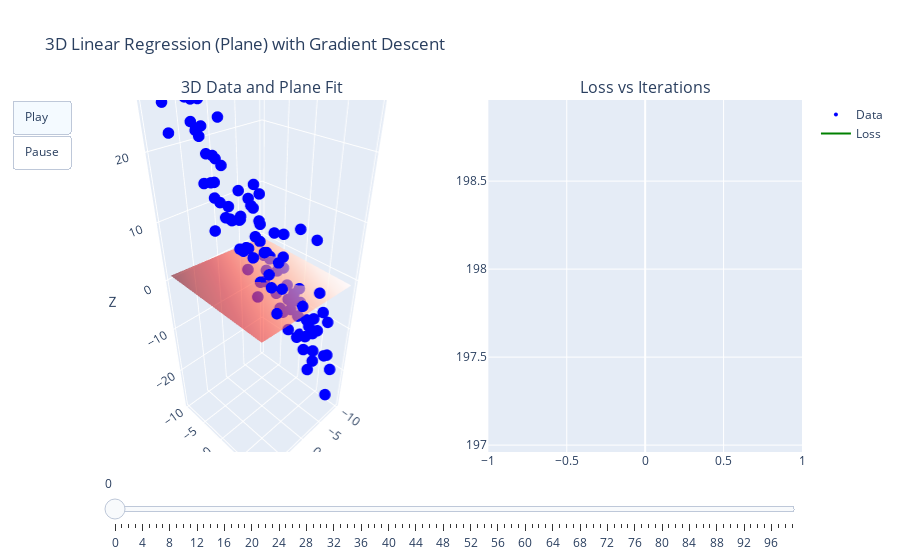

Source (notebook cell):
### Code cell
import numpy as np
import plotly.graph_objects as go
from plotly.subplots import make_subplots

# ----------------------------
# Data Generation
# ----------------------------
def generate_data(a=2, b=1, c=5, n=100, noise=5, seed=42):
    np.random.seed(seed)
    X = np.random.uniform(-10, 10, n)
    Y = np.random.uniform(-10, 10, n)
    Z = a * X + b * Y + c + np.random.randn(n) * noise
    return X, Y, Z

# ----------------------------
# Gradient Descent for Plane z = a*x + b*y + c
# ----------------------------
def gradient_descent(X, Y, Z, lr=0.0001, iters=100, init_a=0, init_b=0, init_c=0):
    a, b, c = init_a, init_b, init_c
    n = len(Z)
    losses, params = [], []

    for _ in range(iters):
        Z_pred = a * X + b * Y + c
        error = Z_pred - Z

        # Gradients
        da = (2/n) * np.dot(error, X)
        db = (2/n) * np.dot(error, Y)
        dc = (2/n) * np.sum(error)

        a -= lr * da
        b -= lr * db
        c -= lr * dc

        loss = np.mean(error**2)
        losses.append(loss)
        params.append((a, b, c))
    return params, losses

# ----------------------------
# Parameters
# ----------------------------
true_a, true_b, true_c = 2, -1, 5
noise = 5
n_points = 100
lr = 0.0005
iterations = 100
init_a, init_b, init_c = 0, 0, 0

# Generate data
X, Y, Z = generate_data(a=true_a, b=true_b, c=true_c,
                        n=n_points, noise=noise)
params, losses = gradient_descent(X, Y, Z, lr=lr, iters=iterations,
                                  init_a=init_a, init_b=init_b, init_c=init_c)

# Mesh grid for plane plotting
xx, yy = np.meshgrid(np.linspace(min(X), max(X), 20),
                     np.linspace(min(Y), max(Y), 20))

# ----------------------------
# Initial figure setup
# ----------------------------
fig = make_subplots(rows=1, cols=2,
                    specs=[[{"type": "scene"}, {"type": "xy"}]],
                    subplot_titles=("3D Data and Plane Fit", "Loss vs Iterations"))

# Static scatter (trace 0)
fig.add_trace(go.Scatter3d(x=X, y=Y, z=Z, mode='markers',
                           marker=dict(size=4, color='blue'), name="Data"),
              row=1, col=1)

# Dummy plane (trace 1)
zz0 = params[0][0] * xx + params[0][1] * yy + params[0][2]
fig.add_trace(go.Surface(x=xx, y=yy, z=zz0, colorscale="Reds",
                         opacity=0.6, showscale=False, name="Plane"),
              row=1, col=1)

# Dummy loss curve (trace 2)
fig.add_trace(go.Scatter(x=[0], y=[losses[0]], mode='lines',
                         line=dict(color='green'), name="Loss"),
              row=1, col=2)

# ----------------------------
# Animation frames
# ----------------------------
frames = []
for i, (a, b, c) in enumerate(params):
    zz = a * xx + b * yy + c
    frames.append(go.Frame(
        data=[
            go.Surface(x=xx, y=yy, z=zz, colorscale="Reds",
                       opacity=0.6, showscale=False),  # updates plane (trace 1)
            go.Scatter(x=list(range(i+1)), y=losses[:i+1])  # updates loss (trace 2)
        ],
        traces=[1, 2],
        name=str(i)
    ))

# ----------------------------
# Layout + Controls
# ----------------------------
fig.update_layout(
    title="3D Linear Regression (Plane) with Gradient Descent",
    scene=dict(xaxis_title="X", yaxis_title="Y", zaxis_title="Z"),
    updatemenus=[{
        "type": "buttons",
        "buttons": [
            {"label": "Play", "method": "animate",
             "args": [None, {"frame": {"duration": 100, "redraw": True},
                             "fromcurrent": True}]},
            {"label": "Pause", "method": "animate",
             "args": [[None], {"frame": {"duration": 0, "redraw": False},
                               "mode": "immediate"}]}
        ],
    }],
    sliders=[{
        "steps": [{"args": [[str(i)], {"frame": {"duration": 0, "redraw": True},
                                        "mode": "immediate"}],
                   "label": str(i), "method": "animate"} for i in range(iterations)]
    }]
)

fig.frames = frames
fig.show()

### Figure 1 — Plotly figure (JSON) as saved in the notebook; plotly's stock layout.template omitted (floating-point values rounded to 4 significant figures; data arrays with more than 128 entries replaced by an {"elided": "..."} marker saying what was removed)
{"data": [{"marker": {"color": "blue", "size": 4}, "mode": "markers", "name": "Data", "scene": "scene", "type": "scatter3d", "x": [-2.509, 9.014, 4.64, 1.973, -6.88, -6.88, -8.838, 7.324, 2.022, 4.161, -9.588, 9.398, 6.649, -5.753, -6.364, -6.332, -3.915, 0.4951, -1.361, -4.175, 2.237, -7.21, -4.157, -2.673, -0.8786, 5.704, -6.007, 0.2847, 1.848, -9.071, 2.151, -6.59, -8.699, 8.978, 9.313, 6.168, -3.908, -8.047, 3.685, -1.197, -7.559, -0.09646, -9.312, 8.186, -4.824, 3.25, -3.766, 0.4014, 0.9342, -6.303, 9.392, 5.503, 8.79, 7.897, 1.958, 8.437, -8.23, -6.08, -9.095, -3.493, -2.226, -4.573, 6.575, -2.865, -4.381, 0.8539, -7.182, 6.044, -8.509, 9.738, 5.445, -6.026, -9.89, 6.309, 4.137, 4.58, 5.425, -8.519, -2.831, -7.683, 7.262, 2.466, -3.382, -8.729, -3.78, -3.496, 4.592, 2.751, 7.744, -0.5557, -7.608, 4.265, 5.216, 1.226, 5.419, -0.1241, 0.4547, -1.449, -9.492, -7.842], "y": [-9.371, 2.728, -3.713, 0.1714, 8.151, -5.014, -1.792, 5.111, -5.424, -8.46, -4.205, -6.776, 8.594, 6.162, 2.668, 7.429, 6.073, -6.269, 7.851, 0.7868, 6.149, 7.922, -3.64, -7.799, -5.441, -1.458, 6.36, 7.215, -9.861, 0.2149, -1.652, -5.558, -7.603, -3.248, 8.858, -3.536, 0.3758, 4.06, -2.727, 9.436, 9.249, -4.964, -0.05503, -3.982, -4.303, -9.262, 2.191, 0.05358, -8.97, -4.427, 8.165, -5.209, -7.102, -0.2109, 9.713, -5.159, 3.443, 5.232, -5.247, 4.564, -2.644, 2.646, 2.671, 0.7155, -8.194, 6.706, -3.584, -6.27, -9.184, 1.818, 3.551, -9.668, 0.2419, -5.47, 2.903, -6.513, 3.819, -2.265, 8.735, -7.25, -3.179, -7.731, 8.494, 7.547, -4.841, 3.2, 6.344, 1.104, 0.593, -5.163, -8.138, 7.944, 8.008, 2.662, -3.219, -3.016, 4.519, 7.942, 7.742, 5.598], "z": [5.953, 21.46, 19.46, 5.203, -7.582, -1.377, -16.84, 17.82, 9.595, 25.72, -4.179, 26.47, 14.52, -10.6, -6.285, -5.609, -10.13, 8.49, -10.02, -8.217, 2.94, -15.64, 1.709, 11.59, 8.749, 25.13, -14.7, 11.96, 21.69, -17.64, 5.599, -0.2088, -5.913, 29.77, 17.13, 20.51, -7.425, -22.73, 12.86, -2.548, -18.3, 3.543, -12.7, 27.28, -4.765, 21.53, -4.432, 0.03429, 17.63, -0.3748, 21.03, 26.48, 22.79, 16.31, 1.778, 29.6, -12.33, 6.871, -5.089, -0.8733, 7.961, -3.535, 13.9, 2.349, 0.5675, -1.182, -8.205, 23.77, 8.74, 13.32, 15.77, -5.447, -17.38, 28.53, 10.69, 15.28, 8.456, -6.375, -13.05, -2.033, 22.93, 14.4, 0.4618, -16.83, -7.845, -4.26, 4.531, 13.66, 15.93, 8.478, 0.4467, 9.914, 1.422, 3.117, 16.68, 4.501, 10.22, -3.816, -28.03, -11.69]}, {"colorscale": [[0, "rgb(255,245,240)"], [0.125, "rgb(254,224,210)"], [0.25, "rgb(252,187,161)"], [0.375, "rgb(252,146,114)"], [0.5, "rgb(251,106,74)"], [0.625, "rgb(239,59,44)"], [0.75, "rgb(203,24,29)"], [0.875, "rgb(165,15,21)"], [1, "rgb(103,0,13)"]], "name": "Plane", "opacity": 0.6, "scene": "scene", "showscale": false, "type": "surface", "x": {"elided": "20x20 float values"}, "y": {"elided": "20x20 float values"}, "z": {"elided": "20x20 float values"}}, {"line": {"color": "green"}, "mode": "lines", "name": "Loss", "type": "scatter", "x": [0], "xaxis": "x", "y": [198.0], "yaxis": "y"}], "layout": {"annotations": [{"font": {"size": 16}, "showarrow": false, "text": "3D Data and Plane Fit", "x": 0.225, "xanchor": "center", "xref": "paper", "y": 1, "yanchor": "bottom", "yref": "paper"}, {"font": {"size": 16}, "showarrow": false, "text": "Loss vs Iterations", "x": 0.775, "xanchor": "center", "xref": "paper", "y": 1, "yanchor": "bottom", "yref": "paper"}], "scene": {"domain": {"x": [0, 0.45], "y": [0, 1]}, "xaxis": {"title": {"text": "X"}}, "yaxis": {"title": {"text": "Y"}}, "zaxis": {"title": {"text": "Z"}}}, "sliders": [{"steps": [{"args": [["0"], {"frame": {"duration": 0, "redraw": true}, "mode": "immediate"}], "label": "0", "method": "animate"}, {"args": [["1"], {"frame": {"duration": 0, "redraw": true}, "mode": "immediate"}], "label": "1", "method": "animate"}, {"args": [["2"], {"frame": {"duration": 0, "redraw": true}, "mode": "immediate"}], "label": "2", "method": "animate"}, {"args": [["3"], {"frame": {"duration": 0, "redraw": true}, "mode": "immediate"}], "label": "3", "method": "animate"}, {"args": [["4"], {"frame": {"duration": 0, "redraw": true}, "mode": "immediate"}], "label": "4", "method": "animate"}, {"args": [["5"], {"frame": {"duration": 0, "redraw": true}, "mode": "immediate"}], "label": "5", "method": "animate"}, {"args": [["6"], {"frame": {"duration": 0, "redraw": true}, "mode": "immediate"}], "label": "6", "method": "animate"}, {"args": [["7"], {"frame": {"duration": 0, "redraw": true}, "mode": "immediate"}], "label": "7", "method": "animate"}, {"args": [["8"], {"frame": {"duration": 0, "redraw": true}, "mode": "immediate"}], "label": "8", "method": "animate"}, {"args": [["9"], {"frame": {"duration": 0, "redraw": true}, "mode": "immediate"}], "label": "9", "method": "animate"}, {"args": [["10"], {"frame": {"duration": 0, "redraw": true}, "mode": "immediate"}], "label": "10", "method": "animate"}, {"args": [["11"], {"frame": {"duration": 0, "redraw": true}, "mode": "immediate"}], "label": "11", "method": "animate"}, {"args": [["12"], {"frame": {"duration": 0, "redraw": true}, "mode": "immediate"}], "label": "12", "method": "animate"}, {"args": [["13"], {"frame": {"duration": 0, "redraw": true}, "mode": "immediate"}], "label": "13", "method": "animate"}, {"args": [["14"], {"frame": {"duration": 0, "redraw": true}, "mode": "immediate"}], "label": "14", "method": "animate"}, {"args": [["15"], {"frame": {"duration": 0, "redraw": true}, "mode": "immediate"}], "label": "15", "method": "animate"}, {"args": [["16"], {"frame": {"duration": 0, "redraw": true}, "mode": "immediate"}], "label": "16", "method": "animate"}, {"args": [["17"], {"frame": {"duration": 0, "redraw": true}, "mode": "immediate"}], "label": "17", "method": "animate"}, {"args": [["18"], {"frame": {"duration": 0, "redraw": true}, "mode": "immediate"}], "label": "18", "method": "animate"}, {"args": [["19"], {"frame": {"duration": 0, "redraw": true}, "mode": "immediate"}], "label": "19", "method": "animate"}, {"args": [["20"], {"frame": {"duration": 0, "redraw": true}, "mode": "immediate"}], "label": "20", "method": "animate"}, {"args": [["21"], {"frame": {"duration": 0, "redraw": true}, "mode": "immediate"}], "label": "21", "method": "animate"}, {"args": [["22"], {"frame": {"duration": 0, "redraw": true}, "mode": "immediate"}], "label": "22", "method": "animate"}, {"args": [["23"], {"frame": {"duration": 0, "redraw": true}, "mode": "immediate"}], "label": "23", "method": "animate"}, {"args": [["24"], {"frame": {"duration": 0, "redraw": true}, "mode": "immediate"}], "label": "24", "method": "animate"}, {"args": [["25"], {"frame": {"duration": 0, "redraw": true}, "mode": "immediate"}], "label": "25", "method": "animate"}, {"args": [["26"], {"frame": {"duration": 0, "redraw": true}, "mode": "immediate"}], "label": "26", "method": "animate"}, {"args": [["27"], {"frame": {"duration": 0, "redraw": true}, "mode": "immediate"}], "label": "27", "method": "animate"}, {"args": [["28"], {"frame": {"duration": 0, "redraw": true}, "mode": "immediate"}], "label": "28", "method": "animate"}, {"args": [["29"], {"frame": {"duration": 0, "redraw": true}, "mode": "immediate"}], "label": "29", "method": "animate"}, {"args": [["30"], {"frame": {"duration": 0, "redraw": true}, "mode": "immediate"}], "label": "30", "method": "animate"}, {"args": [["31"], {"frame": {"duration": 0, "redraw": true}, "mode": "immediate"}], "label": "31", "method": "animate"}, {"args": [["32"], {"frame": {"duration": 0, "redraw": true}, "mode": "immediate"}], "label": "32", "method": "animate"}, {"args": [["33"], {"frame": {"duration": 0, "redraw": true}, "mode": "immediate"}], "label": "33", "method": "animate"}, {"args": [["34"], {"frame": {"duration": 0, "redraw": true}, "mode": "immediate"}], "label": "34", "method": "animate"}, {"args": [["35"], {"frame": {"duration": 0, "redraw": true}, "mode": "immediate"}], "label": "35", "method": "animate"}, {"args": [["36"], {"frame": {"duration": 0, "redraw": true}, "mode": "immediate"}], "label": "36", "method": "animate"}, {"args": [["37"], {"frame": {"duration": 0, "redraw": true}, "mode": "immediate"}], "label": "37", "method": "animate"}, {"args": [["38"], {"frame": {"duration": 0, "redraw": true}, "mode": "immediate"}], "label": "38", "method": "animate"}, {"args": [["39"], {"frame": {"duration": 0, "redraw": true}, "mode": "immediate"}], "label": "39", "method": "animate"}, {"args": [["40"], {"frame": {"duration": 0, "redraw": true}, "mode": "immediate"}], "label": "40", "method": "animate"}, {"args": [["41"], {"frame": {"duration": 0, "redraw": true}, "mode": "immediate"}], "label": "41", "method": "animate"}, {"args": [["42"], {"frame": {"duration": 0, "redraw": true}, "mode": "immediate"}], "label": "42", "method": "animate"}, {"args": [["43"], {"frame": {"duration": 0, "redraw": true}, "mode": "immediate"}], "label": "43", "method": "animate"}, {"args": [["44"], {"frame": {"duration": 0, "redraw": true}, "mode": "immediate"}], "label": "44", "method": "animate"}, {"args": [["45"], {"frame": {"duration": 0, "redraw": true}, "mode": "immediate"}], "label": "45", "method": "animate"}, {"args": [["46"], {"frame": {"duration": 0, "redraw": true}, "mode": "immediate"}], "label": "46", "method": "animate"}, {"args": [["47"], {"frame": {"duration": 0, "redraw": true}, "mode": "immediate"}], "label": "47", "method": "animate"}, {"args": [["48"], {"frame": {"duration": 0, "redraw": true}, "mode": "immediate"}], "label": "48", "method": "animate"}, {"args": [["49"], {"frame": {"duration": 0, "redraw": true}, "mode": "immediate"}], "label": "49", "method": "animate"}, {"args": [["50"], {"frame": {"duration": 0, "redraw": true}, "mode": "immediate"}], "label": "50", "method": "animate"}, {"args": [["51"], {"frame": {"duration": 0, "redraw": true}, "mode": "immediate"}], "label": "51", "method": "animate"}, {"args": [["52"], {"frame": {"duration": 0, "redraw": true}, "mode": "immediate"}], "label": "52", "method": "animate"}, {"args": [["53"], {"frame": {"duration": 0, "redraw": true}, "mode": "immediate"}], "label": "53", "method": "animate"}, {"args": [["54"], {"frame": {"duration": 0, "redraw": true}, "mode": "immediate"}], "label": "54", "method": "animate"}, {"args": [["55"], {"frame": {"duration": 0, "redraw": true}, "mode": "immediate"}], "label": "55", "method": "animate"}, {"args": [["56"], {"frame": {"duration": 0, "redraw": true}, "mode": "immediate"}], "label": "56", "method": "animate"}, {"args": [["57"], {"frame": {"duration": 0, "redraw": true}, "mode": "immediate"}], "label": "57", "method": "animate"}, {"args": [["58"], {"frame": {"duration": 0, "redraw": true}, "mode": "immediate"}], "label": "58", "method": "animate"}, {"args": [["59"], {"frame": {"duration": 0, "redraw": true}, "mode": "immediate"}], "label": "59", "method": "animate"}, {"args": [["60"], {"frame": {"duration": 0, "redraw": true}, "mode": "immediate"}], "label": "60", "method": "animate"}, {"args": [["61"], {"frame": {"duration": 0, "redraw": true}, "mode": "immediate"}], "label": "61", "method": "animate"}, {"args": [["62"], {"frame": {"duration": 0, "redraw": true}, "mode": "immediate"}], "label": "62", "method": "animate"}, {"args": [["63"], {"frame": {"duration": 0, "redraw": true}, "mode": "immediate"}], "label": "63", "method": "animate"}, {"args": [["64"], {"frame": {"duration": 0, "redraw": true}, "mode": "immediate"}], "label": "64", "method": "animate"}, {"args": [["65"], {"frame": {"duration": 0, "redraw": true}, "mode": "immediate"}], "label": "65", "method": "animate"}, {"args": [["66"], {"frame": {"duration": 0, "redraw": true}, "mode": "immediate"}], "label": "66", "method": "animate"}, {"args": [["67"], {"frame": {"duration": 0, "redraw": true}, "mode": "immediate"}], "label": "67", "method": "animate"}, {"args": [["68"], {"frame": {"duration": 0, "redraw": true}, "mode": "immediate"}], "label": "68", "method": "animate"}, {"args": [["69"], {"frame": {"duration": 0, "redraw": true}, "mode": "immediate"}], "label": "69", "method": "animate"}, {"args": [["70"], {"frame": {"duration": 0, "redraw": true}, "mode": "immediate"}], "label": "70", "method": "animate"}, {"args": [["71"], {"frame": {"duration": 0, "redraw": true}, "mode": "immediate"}], "label": "71", "method": "animate"}, {"args": [["72"], {"frame": {"duration": 0, "redraw": true}, "mode": "immediate"}], "label": "72", "method": "animate"}, {"args": [["73"], {"frame": {"duration": 0, "redraw": true}, "mode": "immediate"}], "label": "73", "method": "animate"}, {"args": [["74"], {"frame": {"duration": 0, "redraw": true}, "mode": "immediate"}], "label": "74", "method": "animate"}, {"args": [["75"], {"frame": {"duration": 0, "redraw": true}, "mode": "immediate"}], "label": "75", "method": "animate"}, {"args": [["76"], {"frame": {"duration": 0, "redraw": true}, "mode": "immediate"}], "label": "76", "method": "animate"}, {"args": [["77"], {"frame": {"duration": 0, "redraw": true}, "mode": "immediate"}], "label": "77", "method": "animate"}, {"args": [["78"], {"frame": {"duration": 0, "redraw": true}, "mode": "immediate"}], "label": "78", "method": "animate"}, {"args": [["79"], {"frame": {"duration": 0, "redraw": true}, "mode": "immediate"}], "label": "79", "method": "animate"}, {"args": [["80"], {"frame": {"duration": 0, "redraw": true}, "mode": "immediate"}], "label": "80", "method": "animate"}, {"args": [["81"], {"frame": {"duration": 0, "redraw": true}, "mode": "immediate"}], "label": "81", "method": "animate"}, {"args": [["82"], {"frame": {"duration": 0, "redraw": true}, "mode": "immediate"}], "label": "82", "method": "animate"}, {"args": [["83"], {"frame": {"duration": 0, "redraw": true}, "mode": "immediate"}], "label": "83", "method": "animate"}, {"args": [["84"], {"frame": {"duration": 0, "redraw": true}, "mode": "immediate"}], "label": "84", "method": "animate"}, {"args": [["85"], {"frame": {"duration": 0, "redraw": true}, "mode": "immediate"}], "label": "85", "method": "animate"}, {"args": [["86"], {"frame": {"duration": 0, "redraw": true}, "mode": "immediate"}], "label": "86", "method": "animate"}, {"args": [["87"], {"frame": {"duration": 0, "redraw": true}, "mode": "immediate"}], "label": "87", "method": "animate"}, {"args": [["88"], {"frame": {"duration": 0, "redraw": true}, "mode": "immediate"}], "label": "88", "method": "animate"}, {"args": [["89"], {"frame": {"duration": 0, "redraw": true}, "mode": "immediate"}], "label": "89", "method": "animate"}, {"args": [["90"], {"frame": {"duration": 0, "redraw": true}, "mode": "immediate"}], "label": "90", "method": "animate"}, {"args": [["91"], {"frame": {"duration": 0, "redraw": true}, "mode": "immediate"}], "label": "91", "method": "animate"}, {"args": [["92"], {"frame": {"duration": 0, "redraw": true}, "mode": "immediate"}], "label": "92", "method": "animate"}, {"args": [["93"], {"frame": {"duration": 0, "redraw": true}, "mode": "immediate"}], "label": "93", "method": "animate"}, {"args": [["94"], {"frame": {"duration": 0, "redraw": true}, "mode": "immediate"}], "label": "94", "method": "animate"}, {"args": [["95"], {"frame": {"duration": 0, "redraw": true}, "mode": "immediate"}], "label": "95", "method": "animate"}, {"args": [["96"], {"frame": {"duration": 0, "redraw": true}, "mode": "immediate"}], "label": "96", "method": "animate"}, {"args": [["97"], {"frame": {"duration": 0, "redraw": true}, "mode": "immediate"}], "label": "97", "method": "animate"}, {"args": [["98"], {"frame": {"duration": 0, "redraw": true}, "mode": "immediate"}], "label": "98", "method": "animate"}, {"args": [["99"], {"frame": {"duration": 0, "redraw": true}, "mode": "immediate"}], "label": "99", "method": "animate"}]}], "title": {"text": "3D Linear Regression (Plane) with Gradient Descent"}, "updatemenus": [{"buttons": [{"args": [null, {"frame": {"duration": 100, "redraw": true}, "fromcurrent": true}], "label": "Play", "method": "animate"}, {"args": [[null], {"frame": {"duration": 0, "redraw": false}, "mode": "immediate"}], "label": "Pause", "method": "animate"}], "type": "buttons"}], "xaxis": {"anchor": "y", "domain": [0.55, 1]}, "yaxis": {"anchor": "x", "domain": [0, 1]}}}
